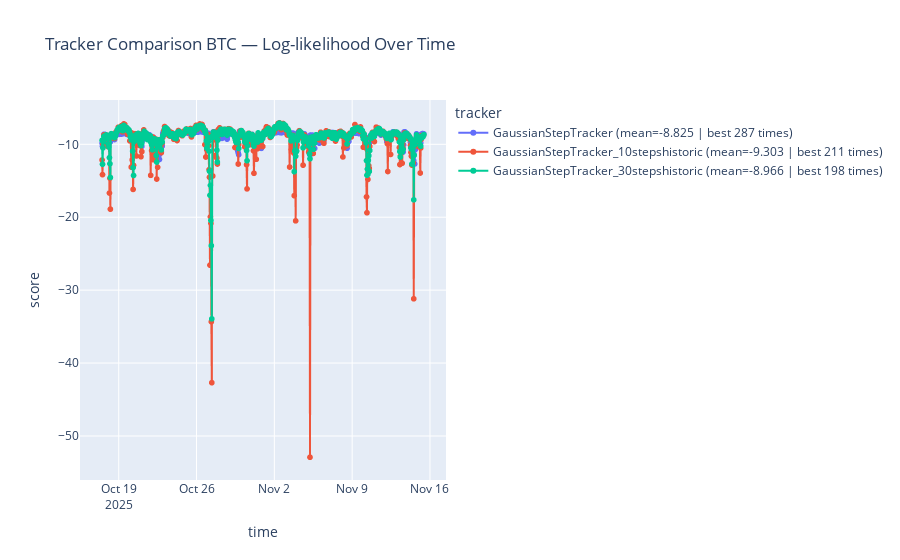

Write notebook code for a chart like this one.
### Code cell
# Tracker comparison one assets
plot_tracker_comparison(df_all, 'BTC')

### Figure 1 — Plotly figure (JSON) as saved in the notebook; plotly's stock layout.template omitted (floating-point values rounded to 4 significant figures; data arrays with more than 128 entries replaced by an {"elided": "..."} marker saying what was removed)
{"data": [{"hovertemplate": "tracker=GaussianStepTracker (mean=-8.825 | best 287 times)<br>time=%{x}<br>score=%{y}<extra></extra>", "legendgroup": "GaussianStepTracker (mean=-8.825 | best 287 times)", "line": {"color": "#636efa", "dash": "solid"}, "marker": {"symbol": "circle"}, "mode": "lines+markers", "name": "GaussianStepTracker (mean=-8.825 | best 287 times)", "showlegend": true, "type": "scattergl", "x": {"elided": "696 str values"}, "xaxis": "x", "y": {"elided": "696 float values"}, "yaxis": "y"}, {"hovertemplate": "tracker=GaussianStepTracker_10stepshistoric (mean=-9.303 | best 211 times)<br>time=%{x}<br>score=%{y}<extra></extra>", "legendgroup": "GaussianStepTracker_10stepshistoric (mean=-9.303 | best 211 times)", "line": {"color": "#EF553B", "dash": "solid"}, "marker": {"symbol": "circle"}, "mode": "lines+markers", "name": "GaussianStepTracker_10stepshistoric (mean=-9.303 | best 211 times)", "showlegend": true, "type": "scattergl", "x": {"elided": "696 str values"}, "xaxis": "x", "y": {"elided": "696 float values"}, "yaxis": "y"}, {"hovertemplate": "tracker=GaussianStepTracker_30stepshistoric (mean=-8.966 | best 198 times)<br>time=%{x}<br>score=%{y}<extra></extra>", "legendgroup": "GaussianStepTracker_30stepshistoric (mean=-8.966 | best 198 times)", "line": {"color": "#00cc96", "dash": "solid"}, "marker": {"symbol": "circle"}, "mode": "lines+markers", "name": "GaussianStepTracker_30stepshistoric (mean=-8.966 | best 198 times)", "showlegend": true, "type": "scattergl", "x": {"elided": "696 str values"}, "xaxis": "x", "y": {"elided": "696 float values"}, "yaxis": "y"}], "layout": {"hovermode": "x unified", "legend": {"title": {"text": "tracker"}, "tracegroupgap": 0}, "title": {"text": "Tracker Comparison BTC — Log-likelihood Over Time"}, "xaxis": {"anchor": "y", "domain": [0, 1], "title": {"text": "time"}}, "yaxis": {"anchor": "x", "domain": [0, 1], "title": {"text": "score"}}}}
